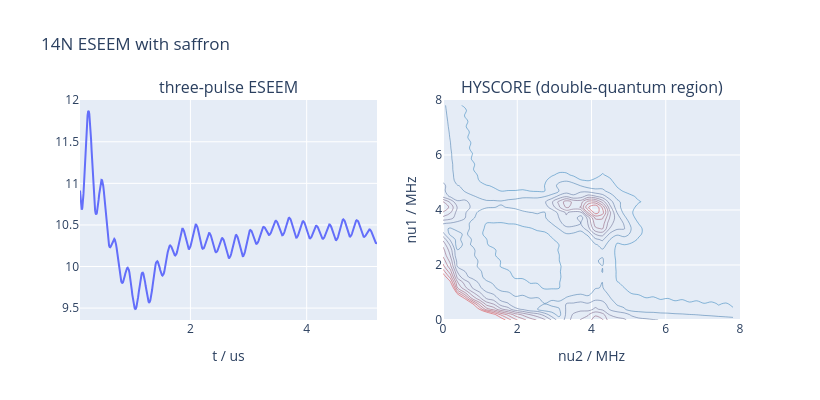

The cell this chart's notebook holds for it:
### Code cell
import plotly.graph_objects as go
from plotly.subplots import make_subplots

fig = make_subplots(rows=1, cols=2, subplot_titles=("three-pulse ESEEM", "HYSCORE (double-quantum region)"))
fig.add_trace(go.Scatter(x=three_pulse.x, y=np.real(three_pulse.spec), mode="lines", name="echo modulation"), row=1, col=1)
f1, f2 = hyscore.info["f1"], hyscore.info["f2"]
win1, win2 = (f1 >= 0) & (f1 <= 8), (f2 >= 0) & (f2 <= 8)  # the plotted window only keeps the notebook small
f1, f2, z = f1[win1], f2[win2], np.abs(hyscore.info["fd"])[np.ix_(win1, win2)]
top = z[(f1 > 1.5)[:, None] & (f2 > 1.5)[None, :]].max()  # levels relative to the peaks away from the low-frequency corner
fig.add_trace(go.Contour(x=f2, y=f1, z=z, contours={"coloring": "lines", "start": 0.1 * top, "end": top, "size": 0.1 * top}, colorscale=[[0, "#1f77b4"], [1, "#d62728"]], showscale=False, name="|FT|"), row=1, col=2)
fig.update_xaxes(title_text="t / us", row=1, col=1)
fig.update_xaxes(title_text="nu2 / MHz", range=[0, 8], row=1, col=2)
fig.update_yaxes(title_text="nu1 / MHz", range=[0, 8], row=1, col=2)
fig.update_layout(title="14N ESEEM with saffron", width=820, height=400)
fig

### Figure 1 — Plotly figure (JSON) as saved in the notebook; plotly's stock layout.template omitted (floating-point values rounded to 4 significant figures; data arrays with more than 128 entries replaced by an {"elided": "..."} marker saying what was removed)
{"data": [{"mode": "lines", "name": "echo modulation", "x": {"elided": "512 float values"}, "y": {"elided": "512 float values"}, "type": "scatter", "xaxis": "x", "yaxis": "y"}, {"colorscale": [[0, "#1f77b4"], [1, "#d62728"]], "contours": {"coloring": "lines", "end": 437.0, "size": 43.7, "start": 43.7}, "name": "|FT|", "showscale": false, "x": [0.0, 0.1953, 0.3906, 0.5859, 0.7812, 0.9766, 1.172, 1.367, 1.562, 1.758, 1.953, 2.148, 2.344, 2.539, 2.734, 2.93, 3.125, 3.32, 3.516, 3.711, 3.906, 4.102, 4.297, 4.492, 4.688, 4.883, 5.078, 5.273, 5.469, 5.664, 5.859, 6.055, 6.25, 6.445, 6.641, 6.836, 7.031, 7.227, 7.422, 7.617, 7.812], "y": [0.0, 0.1953, 0.3906, 0.5859, 0.7812, 0.9766, 1.172, 1.367, 1.562, 1.758, 1.953, 2.148, 2.344, 2.539, 2.734, 2.93, 3.125, 3.32, 3.516, 3.711, 3.906, 4.102, 4.297, 4.492, 4.688, 4.883, 5.078, 5.273, 5.469, 5.664, 5.859, 6.055, 6.25, 6.445, 6.641, 6.836, 7.031, 7.227, 7.422, 7.617, 7.812], "z": {"elided": "41x41 float values"}, "type": "contour", "xaxis": "x2", "yaxis": "y2"}], "layout": {"xaxis": {"anchor": "y", "domain": [0.0, 0.45], "title": {"text": "t / us"}}, "yaxis": {"anchor": "x", "domain": [0.0, 1.0]}, "xaxis2": {"anchor": "y2", "domain": [0.55, 1.0], "title": {"text": "nu2 / MHz"}, "range": [0, 8]}, "yaxis2": {"anchor": "x2", "domain": [0.0, 1.0], "title": {"text": "nu1 / MHz"}, "range": [0, 8]}, "annotations": [{"font": {"size": 16}, "showarrow": false, "text": "three-pulse ESEEM", "x": 0.225, "xanchor": "center", "xref": "paper", "y": 1.0, "yanchor": "bottom", "yref": "paper"}, {"font": {"size": 16}, "showarrow": false, "text": "HYSCORE (double-quantum region)", "x": 0.775, "xanchor": "center", "xref": "paper", "y": 1.0, "yanchor": "bottom", "yref": "paper"}], "title": {"text": "14N ESEEM with saffron"}, "width": 820, "height": 400}}
